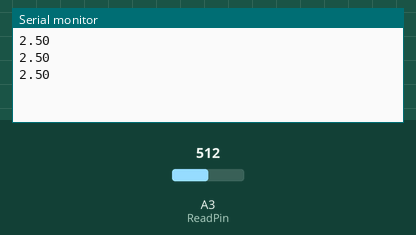
Simulated run of this sketch. Board: Arduino Uno, built with avr-gcc and run on an emulated ATmega328P. Parts: the last lines printed to the serial monitor. Inputs (shaded band) come from the test bench; at power-on: A3 (ReadPin) = 512.

Above: at 1.3 s.
1.4 s: A3 (ReadPin) set to 716
At 1.9 s:
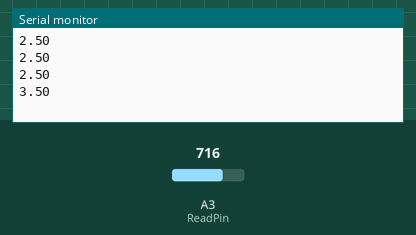
2.9 s: A3 (ReadPin) set to 900
At 3.4 s:
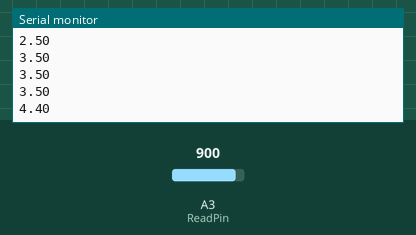
Timing chart, 0 to 5.9 s (numbered marks = the images above; inputs shaded):
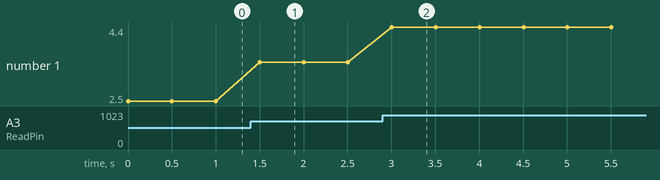

The sketch:

Tutorial_3__AnalogRead.ino
```cpp
int ReadPin=A3;
float V2=0;
int ReadVal=0;
int wait=500;

void setup()
{
  pinMode(ReadPin, INPUT);
  Serial.begin(9600);
}

void loop()
{
  ReadVal=analogRead(ReadPin);
  V2=(5./1023.)*ReadVal;
  Serial.println(V2);
  delay(wait);
}
```

Measured:
- after the input at 1.4 s, the serial monitor: prints a new line after 0.10 s (image 1)
- after the input at 2.9 s, the serial monitor: prints a new line after 0.10 s (image 2)
- plotted number 1: 2.5 → 3.5 after the input at 1.4 s, 3.5 → 4.4 after the input at 2.9 s
